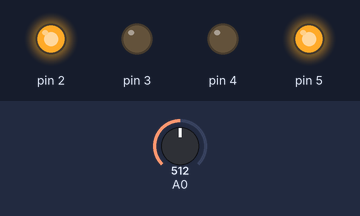
Simulated run of this sketch. Board: Arduino Uno, built with avr-gcc and run on an emulated ATmega328P. Parts: output pins drawn as LEDs (lit = HIGH). The test bench sets the inputs (shaded band); at power-on: A0 = 512. What the sketch prints to the serial monitor is not drawn.

Above: at 1.2 s.
1.3 s: A0 set to 473
4.3 s: A0 set to 511
Timing chart, 0 to 7.3 s (numbered marks = the images above; inputs shaded):
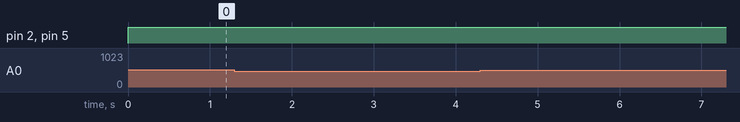

The sketch:

Minisumo_autonomo.ino
```cpp
void setup() {

  pinMode(2, OUTPUT);
  pinMode(3, OUTPUT);
  pinMode(4, OUTPUT);
  pinMode(5, OUTPUT);
  Serial.begin(9600);
}


void loop() {
Automatico();

  /*if (Serial.available()) {
    int data = Serial.read();

    switch (data) {
      case 1:
        adelante();
        break;
      case 2:
        atras();
        break;
      case 3:
        derecha();
        break;
      case 4:
        izquierda();
        break;
      case 20:
        Automatico();
        break;
      case 10:
        alto();
        break;
    }*/
  }


void alto() {

  digitalWrite(2, LOW);
  digitalWrite(3, LOW);
  digitalWrite(4, LOW);
  digitalWrite(5, LOW);
}
void adelante() {
  digitalWrite(2, 1);
  digitalWrite(3, 0);
  digitalWrite(4, 1);
  digitalWrite(5, 0);
}
void atras() {
  digitalWrite(2, !1);
  digitalWrite(3, !0);
  digitalWrite(4, !1);
  digitalWrite(5, !0);
}
void izquierda() {
  digitalWrite(2, !1);
  digitalWrite(3, !0);
  digitalWrite(4, !0);
  digitalWrite(5, !1);
}
void derecha() {
  digitalWrite(2, !0);
  digitalWrite(3, !1);
  digitalWrite(4, !1);
  digitalWrite(5, !0);
}


void Automatico() {
  long tiempo = millis(); //tiempo antes de iniciar la lectura
  int D_cm = distancia(1); //lectura de distancia
  tiempo = millis() - tiempo; //milisegundos que duró la lectura
  Serial.print("Tiempo de lectura: ");
  Serial.print(tiempo);
  Serial.print("ms  Distancia: ");
  Serial.print(D_cm);
  Serial.println("  cm");
  if (D_cm <= 0 && D_cm >= 130) {
    adelante();
  }
  else {
    derecha();
  }
}
float distancia(int n)
{
  long suma = 0;
  for (int i = 0; i < n; i++)
  {
    suma = suma + analogRead(A0);
  }
  float adc = suma / n;
  float distancia_cm = 17569.7 * pow(adc, -1.2062);
  return (distancia_cm);
}
```

Measured:
- after the input at 1.3 s, every drawn part: stays the same
- after the input at 4.3 s, every drawn part: stays the same
